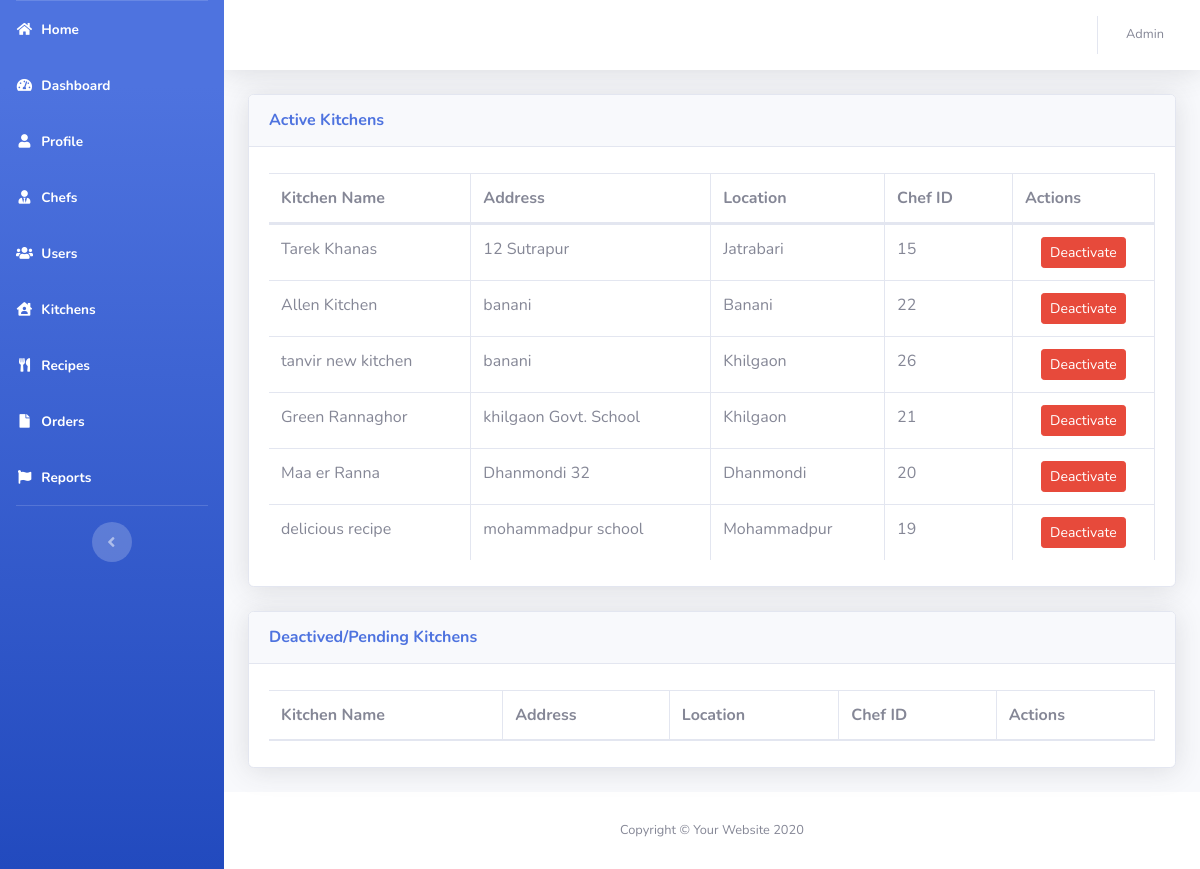
Screenshot of /admin/admin-kitchen.php (signed in) with the database file from the repository.
### tables this page shows
CREATE TABLE `kitchen` (
  `kitchen_id` int(11) NOT NULL,
  `chef_id` int(11) NOT NULL,
  `kitchen_name` varchar(255) NOT NULL,
  `kitchen_address` varchar(255) NOT NULL,
  `location` varchar(255) NOT NULL,
  `rating` varchar(255) NOT NULL DEFAULT '0',
  `rating_count` int(11) NOT NULL DEFAULT 0,
  `status` int(11) NOT NULL DEFAULT 0
);

### admin/admin-kitchen.php (the view, shortened to what this page needs)
<?php include_once 'header.php'; ?>
        <div class="container-fluid">
          <div class="card shadow mb-4">
            <div class="card-header py-3">
              <h6 class="m-0 font-weight-bold text-primary">Active Kitchens</h6>
            </div>
            <div class="card-body">
              <div class="table-responsive">
                <table class="table table-bordered dataTable" id="" width="100%" cellspacing="0">
                  <thead>
                    <tr>
                      <th>Kitchen Name</th>
                      <th>Address</th>
                      <th>Location</th>
                      <th>Chef ID</th>
                      <th>Actions</th>
                    </tr>
                  </thead>
                  <tbody>
                  <?php
                    $sql= "SELECT * FROM kitchen WHERE status = 1";
                    $result= $conn->query($sql);
                    if($result->num_rows > 0) {
                      foreach ($result as $row) { ?>
                        <tr>
                          <td><?=$row['kitchen_name']?></td>
                          <td><?=$row['kitchen_address']?></td>
                          <td><?=$row['location']?></td>
                          <td><?=$row['chef_id']?></td>
                          <td class="text-center">
                            <a class="btn btn-sm btn-danger" href="deactivate-kitchen.php?kitchen_id=<?=$row['kitchen_id']?>">Deactivate</a>
                          </td>
                        </tr>
                <?php }
                    }
                    elseif ($result->num_rows < 1) {
                    }
                  ?>
                  </tbody>
                </table>
              </div>
            </div>
          </div>
          <div class="card shadow mb-4">
            <div class="card-header py-3">
              <h6 class="m-0 font-weight-bold text-primary">Deactived/Pending Kitchens</h6>
            </div>
            <div class="card-body">
              <div class="table-responsive">
                <table class="table table-bordered dataTable" id="" width="100%" cellspacing="0">
                  <thead>
                    <tr>
                      <th>Kitchen Name</th>
                      <th>Address</th>
                      <th>Location</th>
                      <th>Chef ID</th>
                      <th>Actions</th>
                    </tr>
                  </thead>
                </table>
              </div>
            </div>
          </div>
        </div>
      </div>
<?php include_once 'footer.php'; ?>

### admin/header.php (shortened to what this page needs)
<?php
  $id = $_SESSION['id'];
?>
<!DOCTYPE html>
<html lang="en">
<head>
  <link href="../panel/vendor/fontawesome-free/css/all.min.css" rel="stylesheet" type="text/css">
  <link href="../panel/css/sb-admin-2.min.css" rel="stylesheet">
  <link href="../panel/css/style.css" rel="stylesheet">
  <link href="../panel/vendor/datatables/dataTables.bootstrap4.min.css" rel="stylesheet">
</head>
<body id="page-top">
  <div id="wrapper">
    <ul class="navbar-nav bg-gradient-primary sidebar sidebar-dark accordion" id="accordionSidebar">
      <li class="nav-item active">
        <a class="nav-link" href="../index.php">
          <i class="fas fa-fw fa-home"></i>
          <span>Home</span></a>
      </li>
      <li class="nav-item active">
        <a class="nav-link" href="dashboard.php">
          <i class="fas fa-fw fa-tachometer-alt"></i>
          <span>Dashboard</span></a>
      </li>
      <li class="nav-item active">
        <a class="nav-link" href="admin-profile.php">
          <i class="fas fa-fw fa-user"></i>
          <span>Profile</span></a>
      </li>
      <li class="nav-item active">
        <a class="nav-link" href="admin-chef.php">
          <i class="fas fa-fw fa-user-tie"></i>
          <span>Chefs</span></a>
      </li>
      <li class="nav-item active">
        <a class="nav-link" href="admin-user.php">
          <i class="fas fa-fw fa-users"></i>
          <span>Users</span></a>
      </li>
      <li class="nav-item active">
        <a class="nav-link" href="admin-kitchen.php">
          <i class="fas fa-fw fa-house-user"></i>
          <span>Kitchens</span></a>
      </li>
      <li class="nav-item active">
        <a class="nav-link" href="admin-recipe.php">
          <i class="fas fa-fw fa-utensils"></i>
          <span>Recipes</span></a>
      </li>
      <li class="nav-item active">
        <a class="nav-link" href="admin-order.php">
          <i class="fas fa-fw fa-file"></i>
          <span>Orders</span></a>
      </li>
      <li class="nav-item active">
        <a class="nav-link" href="admin-report.php">
          <i class="fas fa-fw fa-flag"></i>
          <span>Reports</span></a>
      </li>
      <hr class="sidebar-divider d-none d-md-block">
      <div class="text-center d-none d-md-inline">
        <button class="rounded-circle border-0" id="sidebarToggle"></button>
      </div>
    </ul>
    <div id="content-wrapper" class="d-flex flex-column">
      <div id="content">
        <nav class="navbar navbar-expand navbar-light bg-white topbar mb-4 static-top shadow">
          <ul class="navbar-nav ml-auto">
            <li class="nav-item dropdown no-arrow">
              <a class="nav-link dropdown-toggle" href="#" id="userDropdown" role="button" data-toggle="dropdown" aria-haspopup="true" aria-expanded="false">
                <?php
                  $conn = connect();
                  $sql = "SELECT * FROM admin WHERE admin_id='$id'";
                  $result = $conn->query($sql);
                  while($row = $result->fetch_assoc()) { ?>
                    <span class="mr-2 d-none d-lg-inline text-gray-600 small"><?=$row['admin_name']?></span>
                <?php }
                ?>
              </a>
            </li>
          </ul>
        </nav>

### rows the page displays
kitchen: kitchen_name "Tarek Khanas", kitchen_address "12 Sutrapur", location "Jatrabari", chef "15"
kitchen: kitchen_name "Allen Kitchen", kitchen_address "banani", location "Banani", chef "22"
kitchen: kitchen_name "tanvir new kitchen", kitchen_address "banani", location "Khilgaon", chef "26"
kitchen: kitchen_name "Green Rannaghor", kitchen_address "khilgaon Govt. School", location "Khilgaon", chef "21"
kitchen: kitchen_name "Maa er Ranna", kitchen_address "Dhanmondi 32", location "Dhanmondi", chef "20"
kitchen: kitchen_name "delicious recipe", kitchen_address "mohammadpur school", location "Mohammadpur", chef "19"

### other values shown
$row['admin_name'] "Admin"
